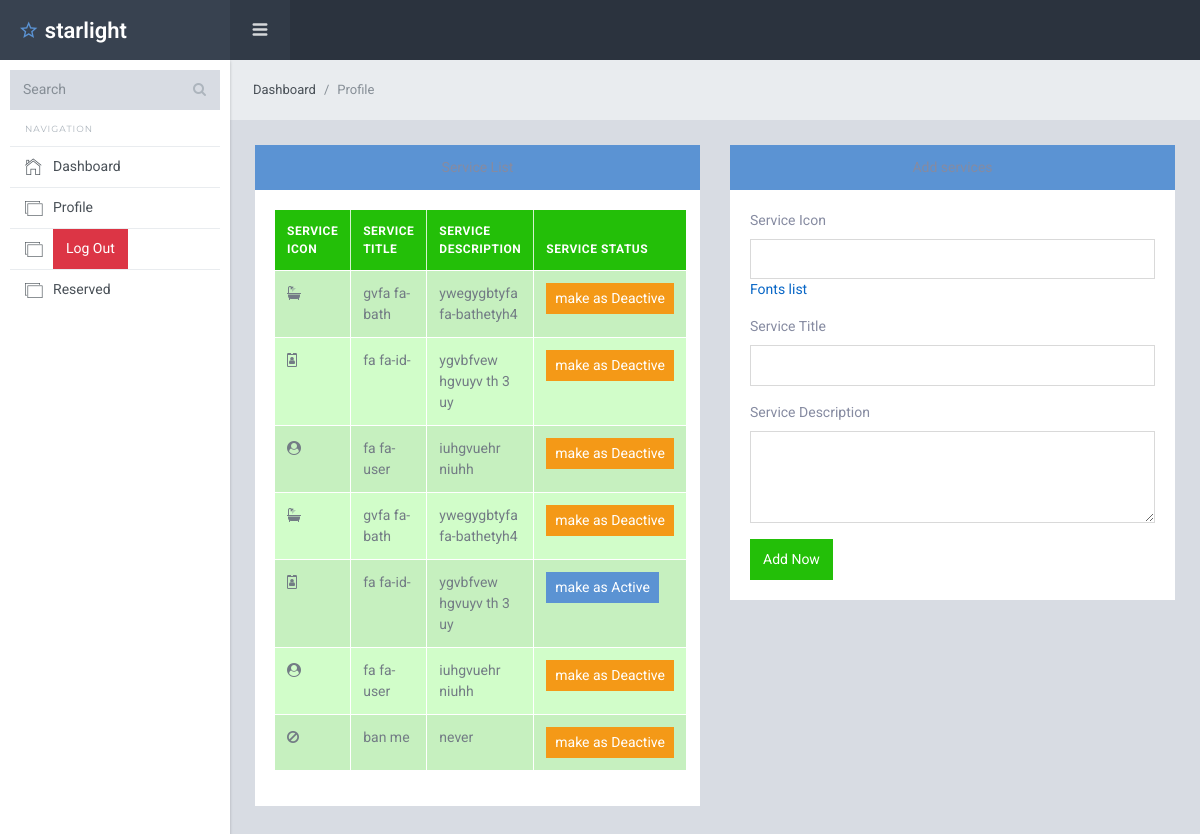
The app's page /service.php with its own data.
### tables this page shows
CREATE TABLE `services` (
  `id` int(10) NOT NULL,
  `service_icon` varchar(100) NOT NULL,
  `service_title` varchar(20) NOT NULL,
  `service_description` text NOT NULL,
  `status` varchar(20) NOT NULL DEFAULT 'active'
);

### service.php (the view, shortened to what this page needs)
<?php
require_once 'includes/db.php';
require_once 'includes/header-starlight.php';
require_once 'includes/nav-starlight.php';
$all_services_query = "SELECT * FROM services";
$all_services_from_db = mysqli_query($db_connect, $all_services_query);
?>
    <div class="sl-mainpanel">
      <nav class="breadcrumb sl-breadcrumb">
        <span class="breadcrumb-item active">Dashboard</span>
        <a class="breadcrumb-item" href="profile.php">Profile</a>
      </nav>
    <div class="sl-pagebody">
     <div class="row">
  <div class="col-12 col-md-6">
  <div class="card mb-3">
  <div class="card-header bg-info text-center ">
    </div>
           <div class="card-body">
            <table class="table table-success table-striped table-bordered">
              <thead>
                <tr>
                 <th>Service icon</th>
                 <th>Service Title</th>
                 <th>Service description</th>
                 <th>Service Status</th>
                </tr>
              </thead>
              <tbody>
                  <?php
                    foreach($all_services_from_db as $service):
                  ?>
                 <tr>
                    <td>
                        <i class="<?=$service['service_icon']?>"></i>
                    </td>
                    <td><?=$service['service_title']?></td>
                    <td><?=$service['service_description']?></td>
                    <td>
                      <?php if($service['status'] == 'active'): ?>
                         <a href="change_service_status.php?id=<?=$service['id']?>&what_to_do=deactive" class="btn btn-sm btn-warning">make as Deactive</a>
                         <?php else: ?>
                         <a href="change_service_status.php?id=<?=$service['id']?>&what_to_do=active" class="btn btn-sm btn-info">make as Active</a>
                         <?php endif; ?>
                    </td>
                </tr>
               <?php  endforeach; ?>
               </tbody>
            </table>
       </div>
      </div>
  </div>
  <div class="col-12 col-md-6">
    <div class="card mb-3">
  <div class="card-header bg-info text-center ">
    </div>
     <div class="card-body">
          <form action="service_post.php" method="POST">
             <div class="form-group">
                     <label for="exampleInputPassword1">Service Icon</label>
                     <input type="text" class="form-control" name="service_icon">
                     <a href="https://fontawesome.com/v4/icons/" target="_blank">Fonts list</a>
             </div>
             <div class="form-group">
                     <label for="exampleInputPassword1">Service Title</label>
                     <input type="text" class="form-control" name="service_title">
             </div>
             <div class="form-group">
                     <label for="exampleInputPassword1">Service Description</label>
                   <textarea name="service_description" class="form-control" rows="4"></textarea>
             </div>
             <button type="submit" class="btn btn-success">Add Now</button>
        </form>
       </div>
      </div>
    </div>
</div></div>
  </div>
  <?php
require_once 'includes/footer-starlight.php';
?>

### records on screen
services: service_title "gvfa fa-bath", service_description "ywegygbtyfa fa-bathetyh4"
services: service_title "fa fa-id-", service_description "ygvbfvew hgvuyv th 3 uy"
services: service_title "fa fa-user", service_description "iuhgvuehr niuhh"
services: service_title "gvfa fa-bath", service_description "ywegygbtyfa fa-bathetyh4"
services: service_title "fa fa-id-", service_description "ygvbfvew hgvuyv th 3 uy"
services: service_title "fa fa-user", service_description "iuhgvuehr niuhh"
services: service_title "ban me", service_description "never"
